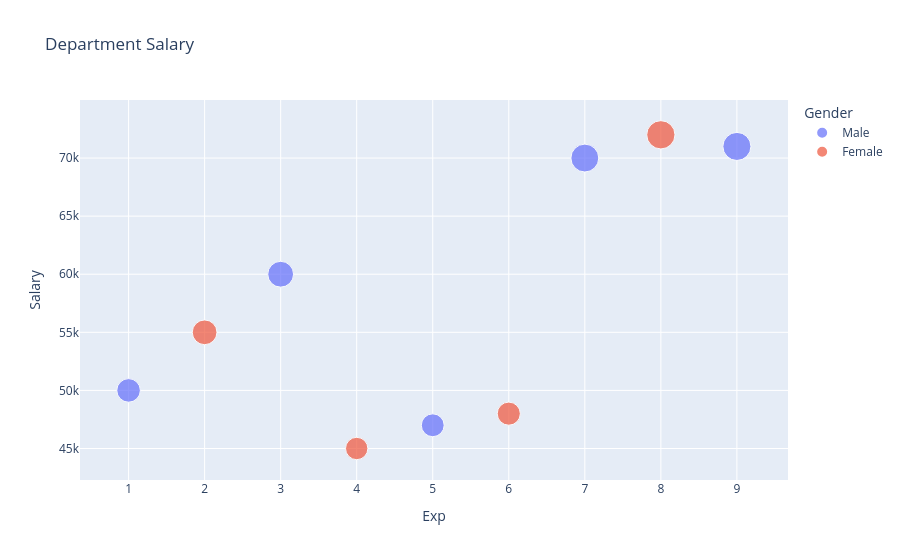

The notebook cell this image was saved under:
### Code cell
fig=px.scatter(df,x='Exp',y='Salary',title='Department Salary',color='Gender',size='Salary')
fig.show()

### Figure 1 — Plotly figure (JSON) as saved in the notebook; plotly's stock layout.template omitted (floating-point values rounded to 4 significant figures)
{"data": [{"hovertemplate": "Gender=Male<br>Exp=%{x}<br>Salary=%{marker.size}<extra></extra>", "legendgroup": "Male", "marker": {"color": "#636efa", "size": [50000, 60000, 47000, 70000, 71000], "sizemode": "area", "sizeref": 180, "symbol": "circle"}, "mode": "markers", "name": "Male", "orientation": "v", "showlegend": true, "type": "scatter", "x": [1, 3, 5, 7, 9], "xaxis": "x", "y": [50000, 60000, 47000, 70000, 71000], "yaxis": "y"}, {"hovertemplate": "Gender=Female<br>Exp=%{x}<br>Salary=%{marker.size}<extra></extra>", "legendgroup": "Female", "marker": {"color": "#EF553B", "size": [55000, 45000, 48000, 72000], "sizemode": "area", "sizeref": 180, "symbol": "circle"}, "mode": "markers", "name": "Female", "orientation": "v", "showlegend": true, "type": "scatter", "x": [2, 4, 6, 8], "xaxis": "x", "y": [55000, 45000, 48000, 72000], "yaxis": "y"}], "layout": {"legend": {"itemsizing": "constant", "title": {"text": "Gender"}, "tracegroupgap": 0}, "title": {"text": "Department Salary"}, "xaxis": {"anchor": "y", "domain": [0, 1], "title": {"text": "Exp"}}, "yaxis": {"anchor": "x", "domain": [0, 1], "title": {"text": "Salary"}}}}
